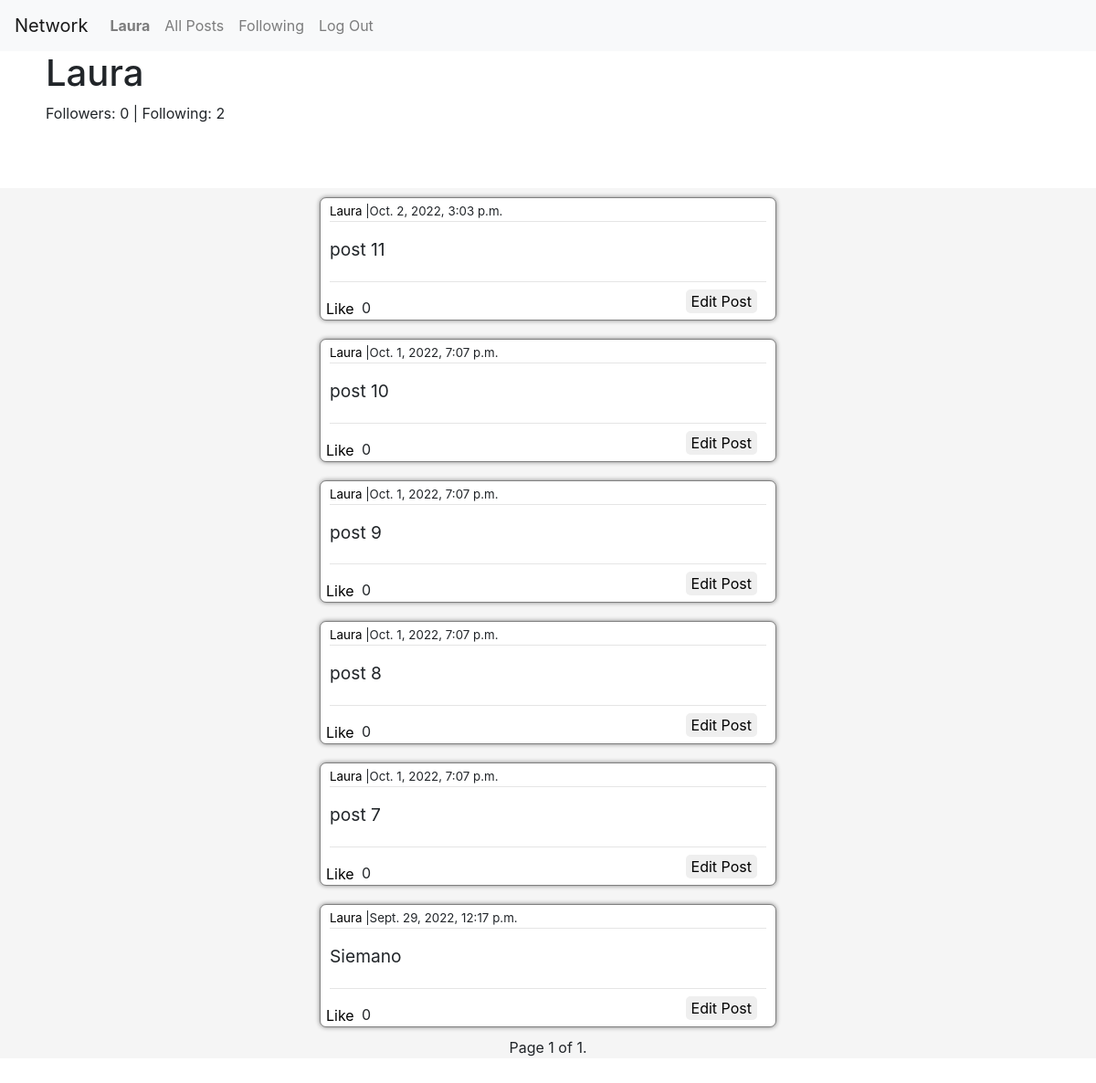
Page /profile/4 (signed in) on the committed database.
### network/models.py (models this page shows)
class User(AbstractUser):
    is_following = models.ManyToManyField('self', symmetrical=False, related_name='followed_by')
    followers = models.ManyToManyField('self', symmetrical=False)
    def __str__(self):
        return f'{self.username}'

class Post(models.Model):
    poster = models.ForeignKey(User, on_delete=models.CASCADE, related_name='posts')
    timestamp = models.DateTimeField(auto_now_add=True)
    body = models.TextField(max_length=300)
    likes = models.PositiveIntegerField(default=0)

### network/views.py (the view, shortened to what this page needs)
# urls.py: path("profile/<str:user_id>", views.profile_page, name="profile"),
def profile_page(request, user_id):
    user = User.objects.get(id=user_id)
    followers = len(user.followers.all())
    following = len(user.is_following.all())
    posts = user.posts.all().order_by('-timestamp')
    paginator = Paginator(posts, 10)
    page_number = request.GET.get('page')
    page_obj = paginator.get_page(page_number)
    same_user = False
    if request.user == user:
        same_user = True
    if request.user in user.followers.all():
        follow = True
    else:
        follow = False
    context = {
        'user':user,
        'followers':followers,
        'following':following,
        'follow':follow,
        'same_user': same_user,
        'page_obj':page_obj
    }
    return render(request, 'network/profile.html', context)

### network/templates/network/profile.html (shortened to what this page needs)
{% extends "network/layout.html" %}
{% block body %}
<div class='profile_info'>
<h1>{{user.username}}</h1>
<p>Followers: {{followers}} | Following: {{following}}</p>
</div>
<div id='feed'>
{% for post in page_obj %}
  <div class='post'>
      <div class='poster'>
          <p class='poster_text'>
          <a href='{% url 'profile'  post.poster.id %}' class='profile_link'>{{post.poster}}</a>
          |{{post.timestamp}}
          </p>
      </div>
      <hr>
      <div class='post_body'>
          <p class='post_body_text'>{{post.body}}
      </div>
      <hr>
      <div class='post_likes'>
          <button class='like_button' id='like_button_'>Like</button>
          <p class='likes'>{{post.likes}}</p>
          {% if request.user == post.poster %}
          <button class='edit_button' id='edit_button_{{ post.id }}'>Edit Post</button>
          {% endif %}
      </div>
  </div>
{% endfor %}
<div class="pagination">
  <span class="step-links">
      <span class="current">
          Page {{ page_obj.number }} of {{ page_obj.paginator.num_pages }}.
      </span>
  </span>
</div>
</div>
{% endblock %}

### network/templates/network/layout.html (shortened to what this page needs)
{% load static %}
<!DOCTYPE html>
<html lang="en">
    <head>
        <link rel="stylesheet" href="https://stackpath.bootstrapcdn.com/bootstrap/4.4.1/css/bootstrap.min.css">
        <link href="{% static 'network/styles.css' %}" rel="stylesheet">
    </head>
    <body>
        <nav class="navbar navbar-expand-lg navbar-light bg-light">
            <a class="navbar-brand" href="{% url 'index' %}">Network</a>
            <div>
              <ul class="navbar-nav mr-auto">
                {% if user.is_authenticated %}
                    <li class="nav-item">
                        <a class="nav-link" href="{% url 'profile' request.user.id %}"><strong>{{ request.user.username }}</strong></a>
                    </li>
                {% endif %}
                <li class="nav-item">
                  <a class="nav-link" href="{% url 'index' %}">All Posts</a>
                </li>
                {% if user.is_authenticated %}
                    <li class="nav-item">
                        <a class="nav-link" href="{% url 'following' %}">Following</a>
                    </li>
                    <li class="nav-item">
                        <a class="nav-link" href="{% url 'logout' %}">Log Out</a>
                    </li>
                {% endif %}
              </ul>
            </div>
          </nav>
        <div class="body">
            {% block body %}
            {% endblock %}
        </div>
    </body>
</html>

### network/static/network/styles.css (style rules this page uses)
hr { margin-top:0 }
#feed { padding:0 300px 0 300px; justify-content: center; align-items: center; display: flex; flex-direction: column; background-color: whitesmoke; margin-bottom: 100px; }
.post { background-color: white; box-shadow:0 0 5px gray; width:500px; height:auto; min-height: 100px; margin:10px; overflow-wrap: break-word; padding: 5px 10px 0 10px; border-radius:7px; border: 1px solid gray; }
.poster { font-size: smaller; margin-bottom: none; }
.poster_text { margin-bottom: 0; }
.post_body { font-size: larger; }
.post_body_text { margin: 0 0 20px 0; }
.post_likes { bottom:0px; height:25px; position:relative; display:flex; flex-direction: row; margin-top:0; }
.like_button { height:25px; border:none; border-radius:0 5px 0 5px; position:absolute; left:-10px; background-color: transparent; transition-duration: 0.5s; }
.likes { position:absolute; left:30px; padding-left:5px; }
.profile_link { color:black; transition-duration: 0.5s; }
.profile_info { display:block; height: 150px; width:100%; padding: 0 50px 0 50px; }
.edit_button { position: absolute; right: 10px; bottom: 7px; border: none; border-radius: 5px; }

### rows in the picture
User: user.username "Laura", username "Laura"
Post: poster "Laura", timestamp "Oct. 2, 2022, 3:03 p.m.", body "post 11", likes "0"
Post: poster "Laura", timestamp "Oct. 1, 2022, 7:07 p.m.", body "post 10", likes "0"
Post: poster "Laura", timestamp "Oct. 1, 2022, 7:07 p.m.", body "post 9", likes "0"
Post: poster "Laura", timestamp "Oct. 1, 2022, 7:07 p.m.", body "post 8", likes "0"
Post: poster "Laura", timestamp "Oct. 1, 2022, 7:07 p.m.", body "post 7", likes "0"
Post: poster "Laura", timestamp "Sept. 29, 2022, 12:17 p.m.", body "Siemano", likes "0"

### other values in the picture
{{ followers }} "0"
{{ following }} "2"
{{ page_obj.number }} "1"
{{ page_obj.paginator.num_pages }} "1"
